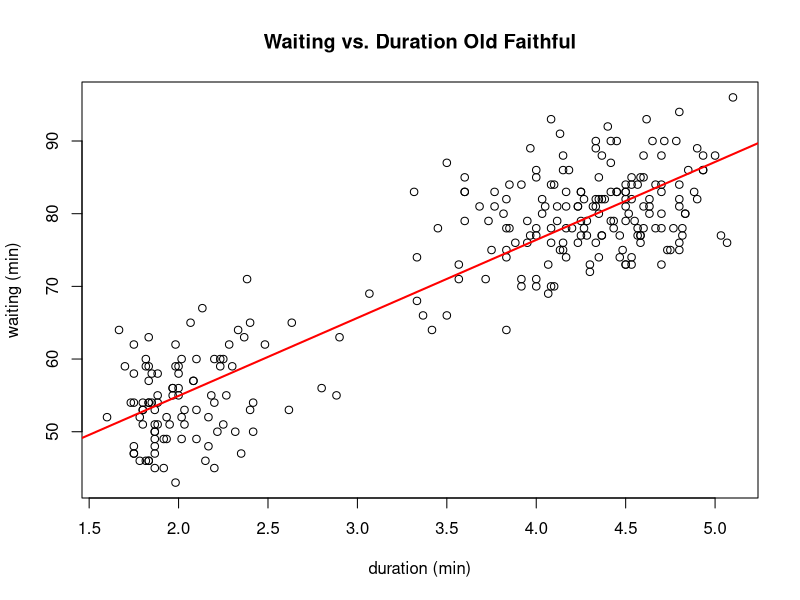

Recreate this plot in R.
#H1P2.r
# (c) Filip Wodnicki 2017
# This script solves the homework problem.
# We plot waiting time as a function of eruption duration and train a linear model.

#first we copy faithful data.frame to our local variable
geyser <- faithful

#now we plot waiting time as a function of eruption duration
plot (faithful$eruptions,faithful$waiting,type="p",xlim = NULL, ylim = NULL, log = "", main = "Waiting vs. Duration Old Faithful", sub = NULL, xlab = "duration (min)", ylab = "waiting (min)")
#data.frame$column


#we train a linear model
model = lm(formula = waiting ~ eruptions, data = faithful)

#display its innards
print(model)

#and add this as a thicker red line.
abline(model,col="red",lwd=2)